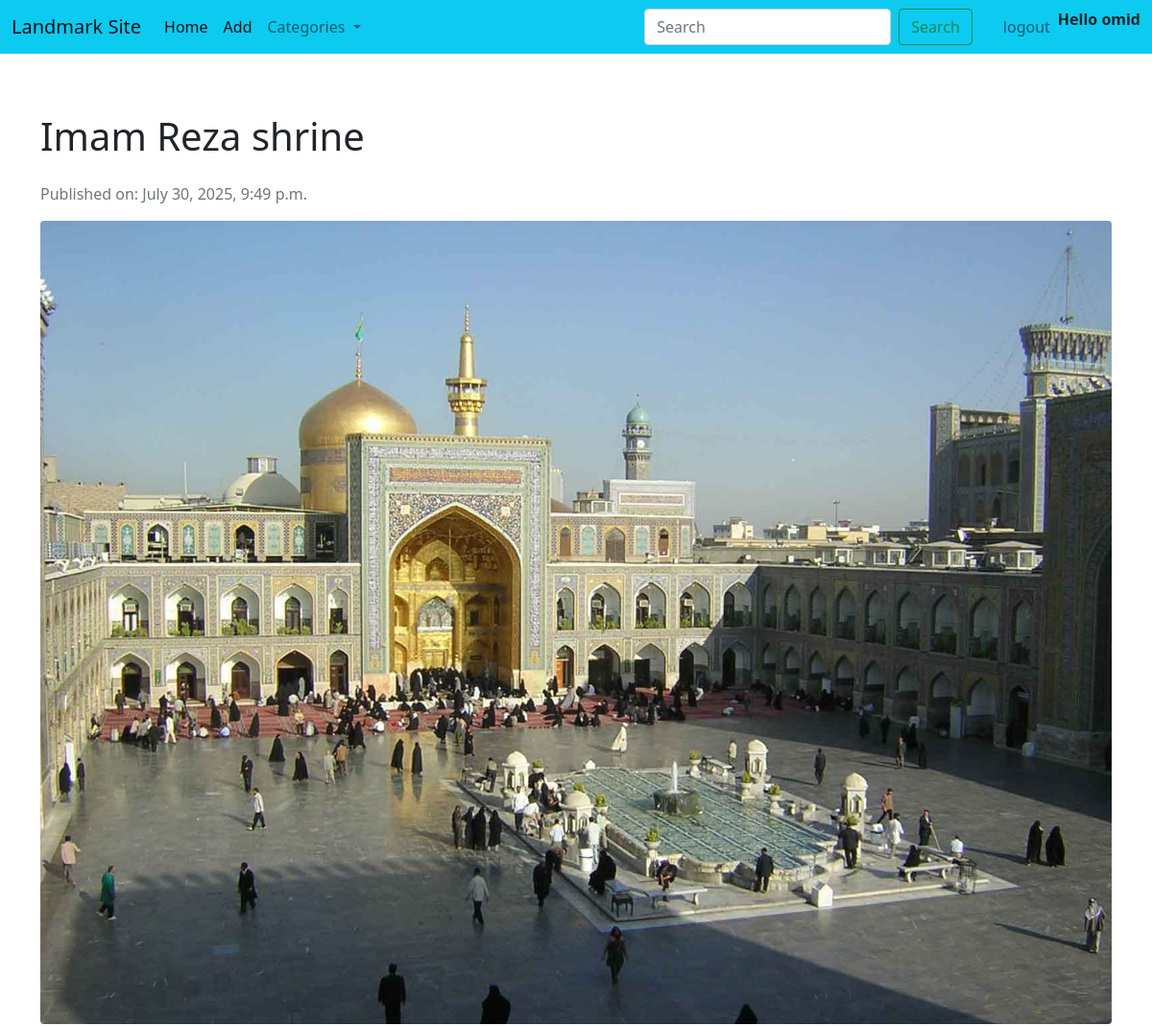
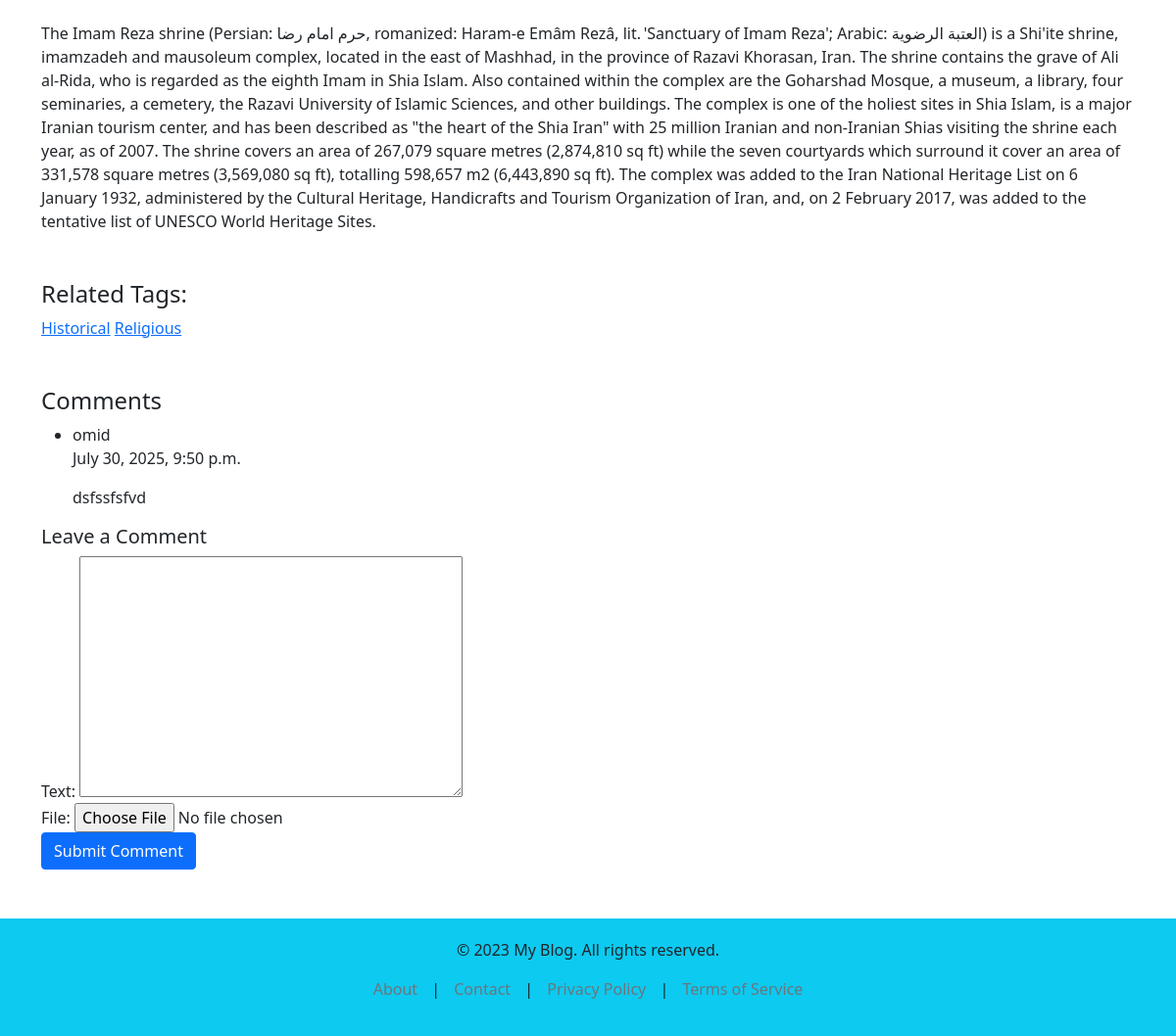
The page /landmarks/2/ (signed in) on the database its author committed (2 pictures, top to bottom).
### landmarks/models.py (models this page shows, shortened)
class Landmark(models.Model):
    name = models.CharField(max_length=255)
    description = models.TextField()
    created = models.DateTimeField(auto_now=True)
    images = models.ImageField(upload_to='landmarkdata', null=True)
    tag = models.ManyToManyField(Tag)

class Tag(models.Model):
    title = models.CharField(max_length=255)
    def __str__(self):
        return self.title

class Comment(models.Model):
    text = models.TextField(blank=True)
    landmark= models.ForeignKey(Landmark, on_delete=models.CASCADE, related_name='comments')
    file = models.FileField(upload_to='userdata' ,blank=True, null=True)
    created = models.DateTimeField(auto_now_add=True, null=True)
    user = models.ForeignKey(User, on_delete=models.CASCADE, null=True)

### landmarks/views.py (the view)
# urls.py: path('<int:id>/', views.landmark, name='single_place'),
def landmark(request,id):
    requested_landmark = get_object_or_404(Landmark, id=id)
    comments = requested_landmark.comments.all()
    tags = requested_landmark.tag.all()
    if request.method == 'POST':
        form = CommentForm(request.POST)
        if form.is_valid():
            comment = form.save(commit=False)
            comment.landmark = requested_landmark
            comment.user = request.user
            comment.save()
            url = reverse('single_place', args=[id])
            return redirect(url)
    else:
        form = CommentForm()
    return render(request, 'landmarks/place.html', context={
                                                            'landmark': requested_landmark,
                                                            'form': form,
                                                            'comments': comments,
                                                            'tags': tags
                                                            })

### landmarks/forms.py (shortened to what this page needs)
class CommentForm(forms.ModelForm):
    class Meta:
        model = Comment
        fields = '__all__'
        exclude = ['landmark', 'user']

### landmarks/context_processor.py (called while the page is built)
def categories(request):
    tags = Tag.objects.all()
    return{'tags': tags}

### landmarks/templates/landmarks/place.html (shortened to what this page needs)
{% extends 'base.html' %}
{% load static %}
{% block content %}
  <div class="container mt-5">
    <div class="row">
      <div class="col-md-12">
        <h1 class="mb-4">{{ landmark.name }}</h1>
        <p class="text-muted">Published on: {{landmark.created}}</p>
        <img src="{{landmark.images.url}}" class="img-fluid rounded mb-4" alt="Post Image">
        <div class="post-content">
          <p>{{ landmark.description }}</p>
        </div>
        <div class="mt-5">
          <h4>Related Tags:</h4>
          {% for tag in tags %}
          <a href="{%url 'read' tag.id%}" class="tag">{{ tag.title }}</a>
          {% endfor %}
        </div>
        <div class="comment-section mt-5">
          <h4>Comments</h4>
          <ul class="comment-list">
            {% for comment in comments %}
              <li class="comment-item">
                <div class="comment-author">{{ comment.user }}</div>
                <p>{{ comment.created }}</p>
                <p>{{ comment.text }}</p>
              </li>
            {% endfor %}
          </ul>
           {% if user.is_authenticated %}
            <div class="comment-form">
              <h5>Leave a Comment</h5>
              <form action="" method="post">
                {{ form }}
                <button type="submit" class="btn btn-primary">Submit Comment</button>
              </form>
            </div>
          {% else %}
            <h4 class="text-danger">Please login to commit comment</h4>
          {% endif %}
        </div>
      </div>
    </div>
  </div>
{% endblock content %}

### templates/base.html (shortened to what this page needs)
{% load static %}
<!DOCTYPE html>
<html lang="en">
<head>
  <link href="{% static 'bootstrap/css/bootstrap.min.css' %}" rel="stylesheet">
  <link rel="stylesheet" href="{% static 'style.css' %}">
</head>
<body>
  <nav class="navbar navbar-expand-lg navbar-light bg-info fixed-top">
    <div class="container-fluid">
      <a class="navbar-brand" href="#">Landmark Site</a>
      <div class="collapse navbar-collapse justify-content-between" id="navbarNav">
        <ul class="navbar-nav me-auto">
          <li><a class="nav-link active" aria-current="page" href="http://127.0.0.1:8000/landmarks/home/">Home</a></li>
          <li><a class="nav-link active" aria-current="page" href="http://127.0.0.1:8000/landmarks/add/">Add</a></li>
          <li class="nav-item dropdown">
            <a class="nav-link dropdown-toggle" href="#" id="navbarDropdown" role="button" data-bs-toggle="dropdown" aria-expanded="false">
              Categories
            </a>
          </li>
        </ul>
        <form class="d-flex me-4" role="search" action="{%url 'search'%}">
          <input class="form-control me-2" type="search" placeholder="Search" aria-label="Search" name = 'query'>
          <button class="btn btn-outline-success" type="submit">Search</button>
        </form>
        <ul class="navbar-nav">
          {% if not user.is_authenticated %}
            <li class="nav-item">
              <a class="nav-link" href="{% url 'login' %}">Login</a>
            </li>
            <li class="nav-item">
              <a class="nav-link" href="{% url 'register' %}">Register</a>
            </li>
          {% else %}
            <li class="nav-item">
              <a class="nav-link" href="{% url 'logout' %}">logout</a>
            </li>
            <li class="nav-item">
              <p class="fw-bolder">Hello {{ user.username }} </p>
            </li>
          {% endif %}
        </ul>
      </div>
    </div>
  </nav>
{% block content %}{% endblock content %}
  <footer class="bg-info">
    <div class="container sticky-bottom">
      <p>&copy; 2023 My Blog. All rights reserved.</p>
      <p>
        <a href="#" class="link-secondary">About</a> |
        <a href="#" class="link-secondary">Contact</a> |
        <a href="#" class="link-secondary">Privacy Policy</a> |
        <a href="#" class="link-secondary">Terms of Service</a>
      </p>
    </div>
  </footer>
</body>
</html>

### static/style.css (style rules this page uses)
body { padding-top: 70px; }
footer { background-color: #f8f9fa; padding: 20px 0; text-align: center; margin-top: 50px; }
footer a { color: #007bff; text-decoration: none; margin: 0 10px; }

### rows shown on the page
Landmark: name "Imam Reza shrine", created "July 30, 2025, 9:49 p.m.", images (picture), description "The Imam Reza shrine (Persian: حرم امام رضا, romanized: Haram-e Emâm Rezâ, lit. 'Sanctuary of Imam Reza'; Arabic: العتبة الرضوية) is a Shi'ite shrine, imamzadeh and mausoleum complex, located in the east of Mashhad, in the province of Razavi Khorasan, Iran. The shrine contains the grave of Ali al-Rida, who is regarded as the eighth Imam in Shia Islam. Also contained within the complex are the Goharshad Mosque, a museum, a library, four seminaries, a cemetery, the Razavi University of Islamic Sciences, and other buildings. The complex is one of the holiest sites in Shia Islam, is a major Iranian tourism center, and has been described as \"the heart of the Shia Iran\" with 25 million Iranian…"
Tag: title "Historical"
Tag: title "Religious"
Comment: user "omid", created "July 30, 2025, 9:50 p.m.", text "dsfssfsfvd"

### other values the page prints
{{ user.username }} "omid"
